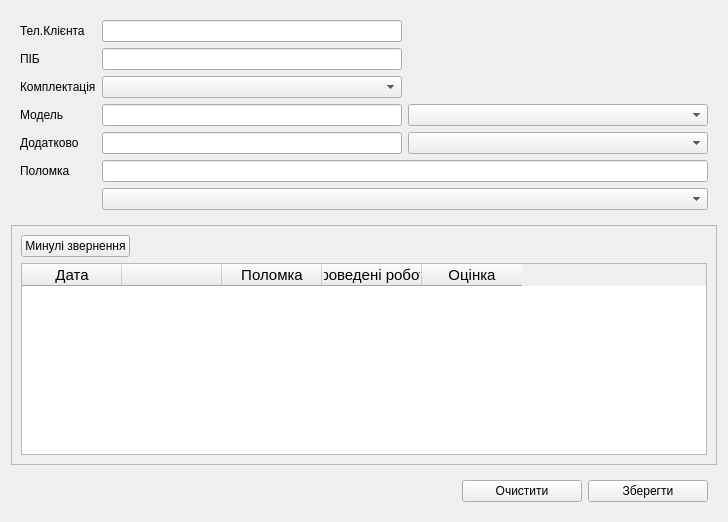
        <widget class="QWidget" name="tabCreate">
         <attribute name="title">
          <string>Створити </string>
         </attribute>
         <layout class="QGridLayout" name="gridLayout_18">
          <item row="0" column="0">
           <widget class="QWidget" name="widget_2" native="true">
            <layout class="QGridLayout" name="gridLayout">
             <item row="0" column="0">
              <widget class="QLabel" name="label_3">
               <property name="text">
                <string>Тел.Клієнта</string>
               </property>
              </widget>
             </item>
             <item row="0" column="1">
              <widget class="QLineEdit" name="lineEditCreateTabPhoneNum">
               <property name="minimumSize">
                <size>
                 <width>300</width>
                 <height>0</height>
                </size>
               </property>
              </widget>
             </item>
             <item row="1" column="0">
              <widget class="QLabel" name="label_4">
               <property name="text">
                <string>ПІБ</string>
               </property>
              </widget>
             </item>
             <item row="2" column="0">
              <widget class="QLabel" name="label_5">
               <property name="text">
                <string>Комплектація</string>
               </property>
              </widget>
             </item>
             <item row="2" column="1">
              <widget class="QComboBox" name="comboBoxCreateTabPackage">
               <property name="sizePolicy">
                <sizepolicy hsizetype="Expanding" vsizetype="Fixed">
                 <horstretch>0</horstretch>
                 <verstretch>0</verstretch>
                </sizepolicy>
               </property>
              </widget>
             </item>
             <item row="3" column="0">
              <widget class="QLabel" name="label_6">
               <property name="text">
                <string>Модель</string>
               </property>
              </widget>
             </item>
             <item row="3" column="1">
              <widget class="QLineEdit" name="lineEditCreateTabModel">
               <property name="minimumSize">
                <size>
                 <width>300</width>
                 <height>0</height>
                </size>
               </property>
              </widget>
             </item>
             <item row="3" column="2">
              <widget class="QComboBox" name="comboBoxCreateTabModel">
               <property name="sizePolicy">
                <sizepolicy hsizetype="MinimumExpanding" vsizetype="Fixed">
                 <horstretch>0</horstretch>
                 <verstretch>0</verstretch>
                </sizepolicy>
               </property>
               <property name="minimumSize">
                <size>
                 <width>300</width>
                 <height>0</height>
                </size>
               </property>
              </widget>
             </item>
             <item row="4" column="0">
              <widget class="QLabel" name="label_7">
               <property name="text">
                <string>Додатково</string>
               </property>
              </widget>
             </item>
             <item row="4" column="1">
              <widget class="QLineEdit" name="lineEditCreateTabAdditionalPack">
               <property name="minimumSize">
                <size>
                 <width>300</width>
                 <height>0</height>
                </size>
               </property>
              </widget>
             </item>
             <item row="4" column="2">
              <widget class="QComboBox" name="comboBoxCreateTabAdditionalPack">
               <property name="sizePolicy">
                <sizepolicy hsizetype="MinimumExpanding" vsizetype="Fixed">
                 <horstretch>0</horstretch>
                 <verstretch>0</verstretch>
                </sizepolicy>
               </property>
               <property name="minimumSize">
                <size>
                 <width>300</width>
                 <height>0</height>
                </size>
               </property>
              </widget>
             </item>
             <item row="5" column="0">
              <widget class="QLabel" name="label_8">
               <property name="text">
                <string>Поломка</string>
               </property>
              </widget>
             </item>
             <item row="1" column="1">
              <widget class="QLineEdit" name="lineEditCreateTabName"/>
             </item>
             <item row="5" column="1" colspan="2">
              <widget class="QLineEdit" name="lineEditCreateTabBreakage"/>
             </item>
             <item row="6" column="1" colspan="2">
              <widget class="QComboBox" name="comboBoxCreateTabBreakage"/>
             </item>
            </layout>
           </widget>
          </item>
          <item row="1" column="0">
           <widget class="QFrame" name="frame_2">
            <property name="frameShape">
             <enum>QFrame::StyledPanel</enum>
            </property>
            <property name="frameShadow">
             <enum>QFrame::Raised</enum>
            </property>
            <layout class="QGridLayout" name="gridLayout_20">
             <item row="0" column="0">
              <widget class="QPushButton" name="pushButtonCreateTabPreviousOrders">
               <property name="text">
                <string>Минулі звернення</string>
               </property>
              </widget>
             </item>
             <item row="0" column="1">
              <spacer name="horizontalSpacer_2">
               <property name="orientation">
                <enum>Qt::Horizontal</enum>
               </property>
               <property name="sizeHint" stdset="0">
                <size>
                 <width>552</width>
                 <height>20</height>
                </size>
               </property>
              </spacer>
             </item>
             <item row="0" column="2">
              <widget class="QLabel" name="label_InBlackList">
               <property name="font">
                <font>
                 <pointsize>14</pointsize>
                 <bold>false</bold>
                </font>
               </property>
               <property name="text">
                <string/>
               </property>
              </widget>
             </item>
             <item row="1" column="0" colspan="3">
              <widget class="QTableWidget" name="tableWidget">
               <property name="font">
                <font>
                 <pointsize>11</pointsize>
                </font>
               </property>
               <attribute name="horizontalHeaderVisible">
                <bool>true</bool>
               </attribute>
               <attribute name="horizontalHeaderHighlightSections">
                <bool>true</bool>
               </attribute>
               <attribute name="verticalHeaderVisible">
                <bool>false</bool>
               </attribute>
               <column>
                <property name="text">
                 <string>Дата</string>
                </property>
               </column>
               <column>
                <property name="text">
                 <string/>
                </property>
               </column>
               <column>
                <property name="text">
                 <string>Поломка</string>
                </property>
               </column>
               <column>
                <property name="text">
                 <string>Проведені роботи</string>
                </property>
               </column>
               <column>
                <property name="text">
                 <string>Оцінка</string>
                </property>
               </column>
              </widget>
             </item>
            </layout>
           </widget>
          </item>
          <item row="2" column="0">
           <widget class="QWidget" name="widget" native="true">
            <property name="maximumSize">
             <size>
              <width>16777215</width>
              <height>50</height>
             </size>
            </property>
            <layout class="QHBoxLayout" name="horizontalLayout_2">
             <item>
              <spacer name="horizontalSpacer_3">
               <property name="orientation">
                <enum>Qt::Horizontal</enum>
               </property>
               <property name="sizeType">
                <enum>QSizePolicy::MinimumExpanding</enum>
               </property>
               <property name="sizeHint" stdset="0">
                <size>
                 <width>40</width>
                 <height>20</height>
                </size>
               </property>
              </spacer>
             </item>
             <item>
              <widget class="QPushButton" name="pushButtonCreateTabClear">
               <property name="minimumSize">
                <size>
                 <width>120</width>
                 <height>0</height>
                </size>
               </property>
               <property name="text">
                <string>Очистити</string>
               </property>
              </widget>
             </item>
             <item>
              <widget class="QPushButton" name="pushButtonCreateTabSave">
               <property name="minimumSize">
                <size>
                 <width>120</width>
                 <height>0</height>
                </size>
               </property>
               <property name="text">
                <string>Зберегти</string>
               </property>
              </widget>
             </item>
            </layout>
           </widget>
          </item>
         </layout>
        </widget>
